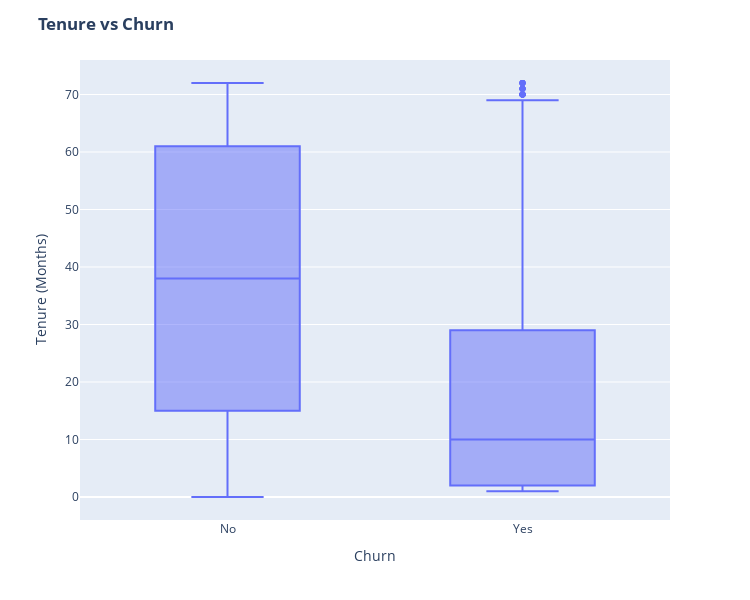

Notebook source saved alongside this figure:
### Markdown cell above
Running some data manupilation to run some prediction model for the customers which are churning

### Code cell
fig = px.box(df, x='Churn', y = 'tenure')

# Update yaxis properties
fig.update_yaxes(title_text='Tenure (Months)', row=1, col=1)
# Update xaxis properties
fig.update_xaxes(title_text='Churn', row=1, col=1)

# Update size and title
fig.update_layout(autosize=True, width=750, height=600,
    title_font=dict(size=25, family='Courier'),
    title='<b>Tenure vs Churn</b>',
)

fig.show()

### Figure 1 — Plotly figure (JSON) as saved in the notebook; plotly's stock layout.template omitted (floating-point values rounded to 4 significant figures; data arrays with more than 128 entries replaced by an {"elided": "..."} marker saying what was removed)
{"data": [{"alignmentgroup": "True", "hovertemplate": "Churn=%{x}<br>tenure=%{y}<extra></extra>", "legendgroup": "", "marker": {"color": "#636efa"}, "name": "", "notched": false, "offsetgroup": "", "orientation": "v", "showlegend": false, "type": "box", "x": {"elided": "7043 str values"}, "x0": " ", "xaxis": "x", "y": {"elided": "7043 int values"}, "y0": " ", "yaxis": "y"}], "layout": {"autosize": true, "boxmode": "group", "height": 600, "legend": {"tracegroupgap": 0}, "margin": {"t": 60}, "title": {"text": "<b>Tenure vs Churn</b>"}, "width": 750, "xaxis": {"anchor": "y", "domain": [0, 1], "title": {"text": "Churn"}}, "yaxis": {"anchor": "x", "domain": [0, 1], "title": {"text": "Tenure (Months)"}}}}
